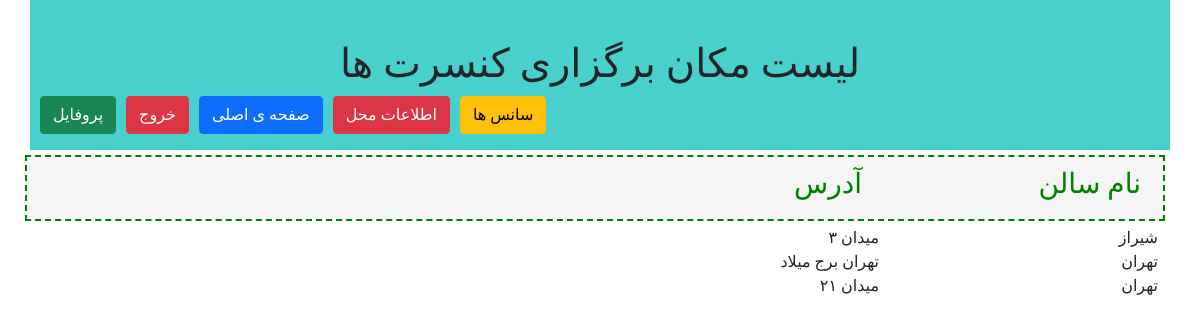
Screenshot of /ticketSales/location/list (signed in) with the database file from the repository.
### ticketSales/models.py (models this page shows, shortened)
class locationModel(models.Model):
    class Meta:
        verbose_name = "محل برگزاری"
        verbose_name_plural = "محل برگزاری"
    IdNumber = models.IntegerField(primary_key=True,verbose_name = "کد محل")
    Name = models.CharField(max_length=100,verbose_name = "نام محل")
    Address = models.CharField(max_length=500, default="تهران برج میلاد",verbose_name = "آدرس")
    Phone = models.CharField(max_length=11,null=True,verbose_name = "تلفن")
    Capacity = models.IntegerField(verbose_name = "ظرفیت")

### ticketSales/views.py (the view)
# urls.py: path('location/list', views.locationlistView),
@login_required
def locationlistView(request):
    locations = locationModel.objects.all()
    context = {
        "locationlist" : locations,
    }
    return render(request, "ticketSales/locationlist.html", context)

### ticketSales/templates/ticketSales/locationlist.html
{% extends "ticketSales/layout.html" %}
{% block titlepage %}
    لیست مکان برگزاری کنسرت ها
{% endblock %}
{% block mainContent %}
    <div class="row locationHeader">
        <div class="col-md-3">
            <h3>نام سالن</h3>
        </div>
        <div class="col-md-9">
        <h3>آدرس</h3>
        </div>
    </div>
    {% if locationlist %}
        {% for location in locationlist %}
            <div class="row location">
                <div class="col-md-3">
                    {{ location.Name }}
                </div>
                <div class="col-md-9">
                    {{ location.Address }}
                </div>
            </div>
        {% endfor %}
    {% endif %}
{% endblock %}

### ticketSales/static/ticketSales/css/style.css (style rules this page uses)
body { font-family: IranSanse; }
.locationHeader { background-color: whitesmoke; margin: 5px; text-align: right; font-size: 15px; border: 2px dashed green; padding:10px; color: green }

### rows the page displays
locationModel: Name "شیراز", Address "میدان ۳"
locationModel: Name "تهران", Address "تهران برج میلاد"
locationModel: Name "تهران", Address "میدان ۲۱"
